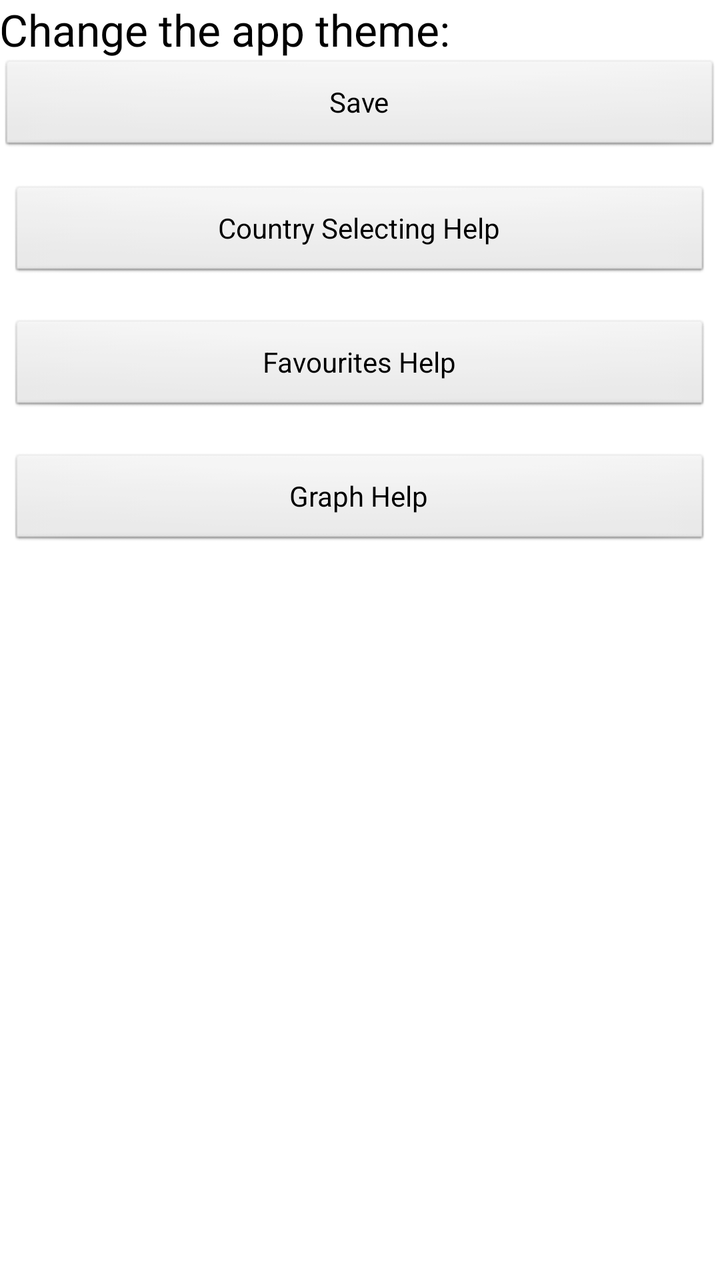
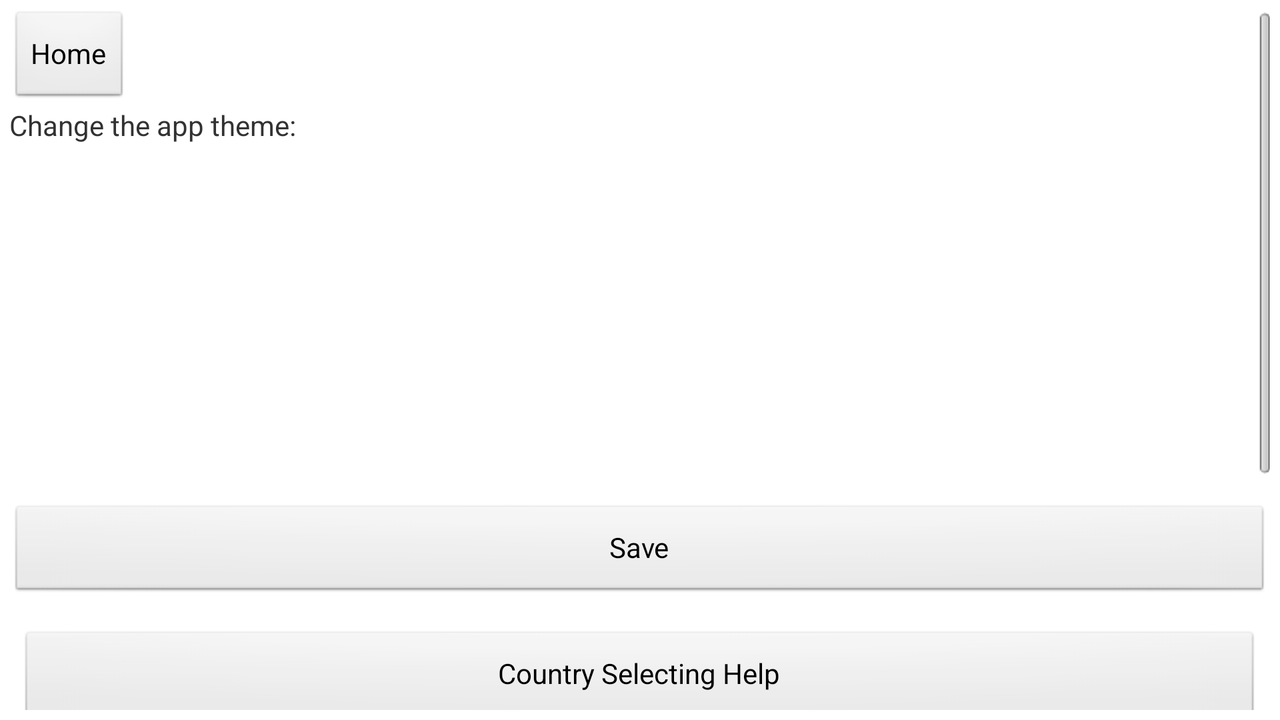

The same Android screen from two of the app's own layout files: first res/layout/ as a phone draws it, then the author's variant for another configuration, drawn on a device whose configuration selects that folder. Both files follow.
<!-- AndroidManifest.xml: application theme AppTheme -->
<!-- res/layout/activity_options_page.xml -->
<RelativeLayout xmlns:android="http://schemas.android.com/apk/res/android"
    xmlns:tools="http://schemas.android.com/tools"
    android:id="@+id/rlOptionsPage"
    android:layout_width="match_parent"
    android:layout_height="match_parent"
    android:paddingBottom="@dimen/activity_vertical_margin"
    android:paddingLeft="@dimen/activity_horizontal_margin"
    android:paddingRight="@dimen/activity_horizontal_margin"
    android:paddingTop="@dimen/activity_vertical_margin"
    tools:context=".OptionsPage" >

    <TextView
        android:id="@+id/tvOptionsTitle"
        android:layout_width="fill_parent"
        android:layout_height="wrap_content"
        android:textAppearance="?android:attr/textAppearanceLarge" 
        android:text="@string/tv_change_theme_title" />
 
    <ListView
        android:id="@+id/lvThemes"
        android:layout_width="fill_parent"
        android:layout_height="wrap_content"
        android:layout_below="@+id/tvOptionsTitle" />

    <Button
        android:id="@+id/bSaveOptions"
        android:layout_width="fill_parent"
        android:layout_height="wrap_content"
        android:layout_below="@+id/lvThemes"
        android:onClick="saveMe"
        android:text="@string/button_Save" />


    <ScrollView
        android:layout_width="fill_parent"
        android:layout_height="fill_parent"
        android:layout_below="@id/bSaveOptions"
        android:layout_marginBottom="5dp"
        android:layout_marginLeft="5dp"
        android:layout_marginRight="5dp"
        android:layout_marginTop="15dp" >

        <LinearLayout
            android:id="@+id/llForScrollView"
            android:layout_width="match_parent"
            android:layout_height="match_parent"
            android:orientation="vertical"
            android:weightSum="100" >

            <LinearLayout
                android:id="@+id/ll1"
                android:layout_width="match_parent"
                android:layout_height="match_parent"
                android:orientation="vertical"
                android:weightSum="100" >

                <Button
                    android:id="@+id/bQ1"
                    android:layout_width="fill_parent"
                    android:layout_height="wrap_content"
                    android:text="@string/tv_help_q1_title" 
                    android:onClick="onQ1ButtonClick"/>

                <TextView
                    android:id="@+id/tvQ1"
                    android:layout_width="fill_parent"
                    android:layout_height="fill_parent" />
            </LinearLayout>

            <LinearLayout
                android:id="@+id/ll2"
                android:layout_width="match_parent"
                android:layout_height="match_parent"
                android:layout_below="@+id/ll1"
                android:orientation="vertical"
                android:weightSum="100" >

                <Button
                    android:id="@+id/bQ2"
                    android:layout_width="fill_parent"
                    android:layout_height="wrap_content"
                    android:text="@string/tv_help_q2_title"
                    android:onClick="onQ2ButtonClick" />

                <TextView
                    android:id="@+id/tvQ2"
                    android:layout_width="fill_parent"
                    android:layout_height="fill_parent"/>
            </LinearLayout>
            
            <LinearLayout
                android:id="@+id/ll3"
                android:layout_width="match_parent"
                android:layout_height="match_parent"
                android:layout_below="@+id/ll2"
                android:orientation="vertical"
                android:weightSum="100" >

                <Button
                    android:id="@+id/bQ3"
                    android:layout_width="fill_parent"
                    android:layout_height="wrap_content"
                    android:text="@string/tv_help_q3_title" 
                    android:onClick="onQ3ButtonClick" />

                <TextView
                    android:id="@+id/tvQ3"
                    android:layout_width="fill_parent"
                    android:layout_height="fill_parent"
                    android:layout_marginTop="10dp"/>
            </LinearLayout>
            
        </LinearLayout>
    </ScrollView>

</RelativeLayout>
<!-- resources referenced by this layout -->
<resources>
  <string name="button_Save">Save</string>
  <string name="tv_change_theme_title">Change the app theme: </string>
  <string name="tv_help_q1_title">Country Selecting Help</string>
  <string name="tv_help_q2_title">Favourites Help</string>
  <string name="tv_help_q3_title">Graph Help</string>
  <style name="AppTheme" parent="AppBaseTheme">
          
      </style>
  <style name="AppBaseTheme" parent="android:Theme.Light">
          
      </style>
</resources>
<!-- res/layout-land/activity_options_page.xml (the author's variant of the layout above) -->
<!-- drawn on the phone turned sideways -->
<RelativeLayout xmlns:android="http://schemas.android.com/apk/res/android"
    xmlns:tools="http://schemas.android.com/tools"
    android:id="@+id/rlOptionsPage"
    android:layout_width="match_parent"
    android:layout_height="match_parent"
    android:paddingBottom="@dimen/activity_vertical_margin"
    android:paddingLeft="@dimen/activity_horizontal_margin"
    android:paddingRight="@dimen/activity_horizontal_margin"
    android:paddingTop="@dimen/activity_vertical_margin"
    tools:context=".OptionsPage" >

    <ScrollView
        android:layout_width="match_parent"
        android:layout_height="match_parent"
        android:layout_marginBottom="5dp"
        android:layout_marginLeft="5dp"
        android:layout_marginRight="5dp"
        android:layout_marginTop="5dp" >

       <LinearLayout
            android:layout_width="match_parent"
            android:layout_height="match_parent"
            android:layout_below="@+id/tvHelpTitle"
            android:orientation="vertical" >

            <Button
                android:id="@+id/bHome"
                android:layout_width="wrap_content"
                android:layout_height="wrap_content"
                android:onClick="homeOnClick"
                android:text="Home" />

            <TextView
                android:id="@+id/tvOptionsTitle"
                android:layout_width="fill_parent"
                android:layout_height="wrap_content"
                android:layout_below="@+id/bHome"
                android:text="@string/tv_change_theme_title" />

            <ListView
                android:id="@+id/lvThemes"
                android:layout_width="fill_parent"
                android:layout_height="180dp"
                android:layout_below="@+id/tvOptionsTitle"/>

            <Button
                android:id="@+id/bSaveOptions"
                android:layout_width="fill_parent"
                android:layout_height="wrap_content"
                android:layout_below="@+id/lvThemes"
                android:onClick="saveMe"
                android:text="@string/button_Save" />



            <ScrollView
                android:layout_width="fill_parent"
                android:layout_height="fill_parent"
                android:layout_below="@+id/bSaveOptions"
                android:layout_marginBottom="5dp"
                android:layout_marginLeft="5dp"
                android:layout_marginRight="5dp"
                android:layout_marginTop="15dp" >

                <LinearLayout
                    android:id="@+id/llForScrollView"
                    android:layout_width="match_parent"
                    android:layout_height="match_parent"
                    android:layout_below="@+id/tvHelpTitle"
                    android:orientation="vertical"
                    android:weightSum="100" >

                    <LinearLayout
                        android:id="@+id/ll1"
                        android:layout_width="match_parent"
                        android:layout_height="match_parent"
                        android:orientation="vertical"
                        android:weightSum="100" >

                        <Button
                            android:id="@+id/bQ1"
                            android:layout_width="fill_parent"
                            android:layout_height="wrap_content"
                            android:onClick="onQ1ButtonClick"
                            android:text="@string/tv_help_q1_title" />

                        <TextView
                            android:id="@+id/tvQ1"
                            android:layout_width="fill_parent"
                            android:layout_height="fill_parent" />
                    </LinearLayout>

                    <LinearLayout
                        android:id="@+id/ll2"
                        android:layout_width="match_parent"
                        android:layout_height="match_parent"
                        android:layout_below="@+id/ll1"
                        android:orientation="vertical"
                        android:weightSum="100" >

                        <Button
                            android:id="@+id/bQ2"
                            android:layout_width="fill_parent"
                            android:layout_height="wrap_content"
                            android:onClick="onQ2ButtonClick"
                            android:text="@string/tv_help_q2_title" />

                        <TextView
                            android:id="@+id/tvQ2"
                            android:layout_width="fill_parent"
                            android:layout_height="fill_parent" />
                    </LinearLayout>

                    <LinearLayout
                        android:id="@+id/ll3"
                        android:layout_width="match_parent"
                        android:layout_height="match_parent"
                        android:layout_below="@+id/ll2"
                        android:orientation="vertical"
                        android:weightSum="100" >

                        <Button
                            android:id="@+id/bQ3"
                            android:layout_width="fill_parent"
                            android:layout_height="wrap_content"
                            android:onClick="onQ3ButtonClick"
                            android:text="@string/tv_help_q3_title" />

                        <TextView
                            android:id="@+id/tvQ3"
                            android:layout_width="fill_parent"
                            android:layout_height="fill_parent"
                            android:layout_marginTop="10dp" />
                    </LinearLayout>
                </LinearLayout>
            </ScrollView>
        </LinearLayout>
    </ScrollView>

</RelativeLayout>
